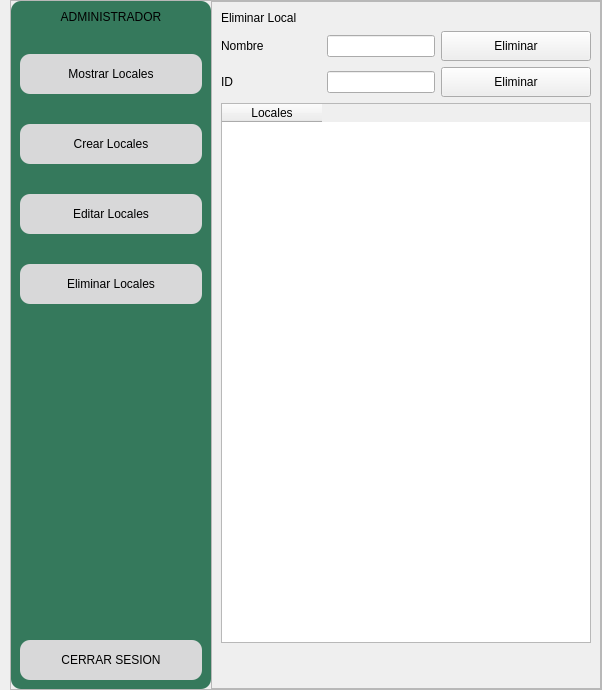
         <widget class="QWidget" name="pgEliminarLocalAdmin">
          <layout class="QHBoxLayout" name="horizontalLayout_35">
           <property name="spacing">
            <number>0</number>
           </property>
           <property name="leftMargin">
            <number>10</number>
           </property>
           <property name="topMargin">
            <number>0</number>
           </property>
           <property name="rightMargin">
            <number>0</number>
           </property>
           <property name="bottomMargin">
            <number>0</number>
           </property>
           <item>
            <widget class="QFrame" name="frame_33">
             <property name="frameShape">
              <enum>QFrame::StyledPanel</enum>
             </property>
             <property name="frameShadow">
              <enum>QFrame::Raised</enum>
             </property>
             <layout class="QHBoxLayout" name="horizontalLayout_34">
              <property name="spacing">
               <number>0</number>
              </property>
              <property name="leftMargin">
               <number>0</number>
              </property>
              <property name="topMargin">
               <number>0</number>
              </property>
              <property name="rightMargin">
               <number>0</number>
              </property>
              <property name="bottomMargin">
               <number>0</number>
              </property>
              <item>
               <widget class="QFrame" name="frame_36">
                <property name="minimumSize">
                 <size>
                  <width>200</width>
                  <height>0</height>
                 </size>
                </property>
                <property name="maximumSize">
                 <size>
                  <width>200</width>
                  <height>16777215</height>
                 </size>
                </property>
                <property name="styleSheet">
                 <string notr="true">background-color: #35795c;
border-radius:10px;</string>
                </property>
                <property name="frameShape">
                 <enum>QFrame::StyledPanel</enum>
                </property>
                <property name="frameShadow">
                 <enum>QFrame::Raised</enum>
                </property>
                <layout class="QVBoxLayout" name="verticalLayout_30">
                 <property name="spacing">
                  <number>30</number>
                 </property>
                 <item>
                  <widget class="QLabel" name="label_35">
                   <property name="styleSheet">
                    <string notr="true">font: 87 11pt &quot;Arial Black&quot;;</string>
                   </property>
                   <property name="text">
                    <string>ADMINISTRADOR</string>
                   </property>
                   <property name="alignment">
                    <set>Qt::AlignCenter</set>
                   </property>
                  </widget>
                 </item>
                 <item>
                  <widget class="QPushButton" name="btnMostrarLocalAdmin1_4">
                   <property name="minimumSize">
                    <size>
                     <width>0</width>
                     <height>40</height>
                    </size>
                   </property>
                   <property name="styleSheet">
                    <string notr="true">QPushButton{
background-color: #d8d8d9;
font: 87 10pt &quot;Arial Black&quot;;
color: rgb(0, 0, 0);
border-radius:10px;

}

QPushButton:hover{
background-color: #c8c8c9;
color: rgb(0, 0, 0);
border-radius:10px;
}</string>
                   </property>
                   <property name="text">
                    <string>Mostrar Locales</string>
                   </property>
                  </widget>
                 </item>
                 <item>
                  <widget class="QPushButton" name="btnCrearLocalAdmin1_4">
                   <property name="minimumSize">
                    <size>
                     <width>0</width>
                     <height>40</height>
                    </size>
                   </property>
                   <property name="styleSheet">
                    <string notr="true">QPushButton{
background-color: #d8d8d9;
font: 87 10pt &quot;Arial Black&quot;;
color: rgb(0, 0, 0);
border-radius:10px;

}

QPushButton:hover{
background-color: #c8c8c9;
color: rgb(0, 0, 0);
border-radius:10px;
}</string>
                   </property>
                   <property name="text">
                    <string>Crear Locales</string>
                   </property>
                  </widget>
                 </item>
                 <item>
                  <widget class="QPushButton" name="btnEditarLocalAdmin1_4">
                   <property name="minimumSize">
                    <size>
                     <width>0</width>
                     <height>40</height>
                    </size>
                   </property>
                   <property name="styleSheet">
                    <string notr="true">QPushButton{
background-color: #d8d8d9;
font: 87 10pt &quot;Arial Black&quot;;
color: rgb(0, 0, 0);
border-radius:10px;

}

QPushButton:hover{
background-color: #c8c8c9;
color: rgb(0, 0, 0);
border-radius:10px;
}</string>
                   </property>
                   <property name="text">
                    <string>Editar Locales</string>
                   </property>
                  </widget>
                 </item>
                 <item>
                  <widget class="QPushButton" name="btnEliminarLocalAdmin1_4">
                   <property name="minimumSize">
                    <size>
                     <width>0</width>
                     <height>40</height>
                    </size>
                   </property>
                   <property name="styleSheet">
                    <string notr="true">QPushButton{
background-color: #d8d8d9;
font: 87 10pt &quot;Arial Black&quot;;
color: rgb(0, 0, 0);
border-radius:10px;

}

QPushButton:hover{
background-color: #c8c8c9;
color: rgb(0, 0, 0);
border-radius:10px;
}</string>
                   </property>
                   <property name="text">
                    <string>Eliminar Locales</string>
                   </property>
                  </widget>
                 </item>
                 <item>
                  <spacer name="verticalSpacer_38">
                   <property name="orientation">
                    <enum>Qt::Vertical</enum>
                   </property>
                   <property name="sizeHint" stdset="0">
                    <size>
                     <width>20</width>
                     <height>306</height>
                    </size>
                   </property>
                  </spacer>
                 </item>
                 <item>
                  <widget class="QPushButton" name="btnCerrarSesionAdmin1_8">
                   <property name="minimumSize">
                    <size>
                     <width>0</width>
                     <height>40</height>
                    </size>
                   </property>
                   <property name="styleSheet">
                    <string notr="true">QPushButton{
background-color: #d8d8d9;
font: 87 9pt &quot;Arial Black&quot;;
color: rgb(0, 0, 0);
border-radius:10px;

}

QPushButton:hover{
background-color: #c8c8c9;
color: rgb(0, 0, 0);
border-radius:10px;
}</string>
                   </property>
                   <property name="text">
                    <string>CERRAR SESION</string>
                   </property>
                   <property name="icon">
                    <iconset>
                     <normaloff>Imagenes/logo cerrar sesion.png</normaloff>Imagenes/logo cerrar sesion.png</iconset>
                   </property>
                  </widget>
                 </item>
                </layout>
               </widget>
              </item>
              <item>
               <widget class="QFrame" name="frame_37">
                <property name="frameShape">
                 <enum>QFrame::StyledPanel</enum>
                </property>
                <property name="frameShadow">
                 <enum>QFrame::Raised</enum>
                </property>
                <layout class="QVBoxLayout" name="verticalLayout_25">
                 <item>
                  <widget class="QLabel" name="label_36">
                   <property name="styleSheet">
                    <string notr="true">font: 87 16pt &quot;Arial Black&quot;;</string>
                   </property>
                   <property name="text">
                    <string>Eliminar Local</string>
                   </property>
                  </widget>
                 </item>
                 <item>
                  <layout class="QHBoxLayout" name="horizontalLayout_69">
                   <item>
                    <widget class="QLabel" name="label_64">
                     <property name="minimumSize">
                      <size>
                       <width>100</width>
                       <height>30</height>
                      </size>
                     </property>
                     <property name="maximumSize">
                      <size>
                       <width>100</width>
                       <height>30</height>
                      </size>
                     </property>
                     <property name="styleSheet">
                      <string notr="true">font: 87 11pt &quot;Arial Black&quot;;</string>
                     </property>
                     <property name="text">
                      <string>Nombre</string>
                     </property>
                    </widget>
                   </item>
                   <item>
                    <widget class="QLineEdit" name="nombreEliminarLocalAdmin"/>
                   </item>
                   <item>
                    <widget class="QPushButton" name="btnEliminarLocalPorNombre">
                     <property name="minimumSize">
                      <size>
                       <width>150</width>
                       <height>30</height>
                      </size>
                     </property>
                     <property name="maximumSize">
                      <size>
                       <width>150</width>
                       <height>30</height>
                      </size>
                     </property>
                     <property name="styleSheet">
                      <string notr="true">font: 87 11pt &quot;Arial Black&quot;;</string>
                     </property>
                     <property name="text">
                      <string>Eliminar</string>
                     </property>
                    </widget>
                   </item>
                  </layout>
                 </item>
                 <item>
                  <layout class="QHBoxLayout" name="horizontalLayout_71">
                   <item>
                    <widget class="QLabel" name="label_65">
                     <property name="minimumSize">
                      <size>
                       <width>100</width>
                       <height>30</height>
                      </size>
                     </property>
                     <property name="maximumSize">
                      <size>
                       <width>100</width>
                       <height>30</height>
                      </size>
                     </property>
                     <property name="styleSheet">
                      <string notr="true">font: 87 11pt &quot;Arial Black&quot;;</string>
                     </property>
                     <property name="text">
                      <string>ID</string>
                     </property>
                    </widget>
                   </item>
                   <item>
                    <widget class="QLineEdit" name="idEliminarLocalAdmin"/>
                   </item>
                   <item>
                    <widget class="QPushButton" name="btnEliminarLocalPorId">
                     <property name="minimumSize">
                      <size>
                       <width>150</width>
                       <height>30</height>
                      </size>
                     </property>
                     <property name="maximumSize">
                      <size>
                       <width>150</width>
                       <height>30</height>
                      </size>
                     </property>
                     <property name="styleSheet">
                      <string notr="true">font: 87 11pt &quot;Arial Black&quot;;</string>
                     </property>
                     <property name="text">
                      <string>Eliminar</string>
                     </property>
                    </widget>
                   </item>
                  </layout>
                 </item>
                 <item>
                  <widget class="QTableWidget" name="tableEliminarLocalesAdmin">
                   <column>
                    <property name="text">
                     <string>Locales</string>
                    </property>
                   </column>
                  </widget>
                 </item>
                 <item>
                  <layout class="QHBoxLayout" name="horizontalLayout_36">
                   <item>
                    <widget class="QLabel" name="labelInfoEliminarLocalAdmin">
                     <property name="minimumSize">
                      <size>
                       <width>300</width>
                       <height>30</height>
                      </size>
                     </property>
                     <property name="styleSheet">
                      <string notr="true">font: 87 10pt &quot;Arial Black&quot;;</string>
                     </property>
                     <property name="text">
                      <string/>
                     </property>
                    </widget>
                   </item>
                   <item>
                    <spacer name="horizontalSpacer_16">
                     <property name="orientation">
                      <enum>Qt::Horizontal</enum>
                     </property>
                     <property name="sizeHint" stdset="0">
                      <size>
                       <width>40</width>
                       <height>20</height>
                      </size>
                     </property>
                    </spacer>
                   </item>
                  </layout>
                 </item>
                </layout>
               </widget>
              </item>
             </layout>
            </widget>
           </item>
          </layout>
         </widget>
